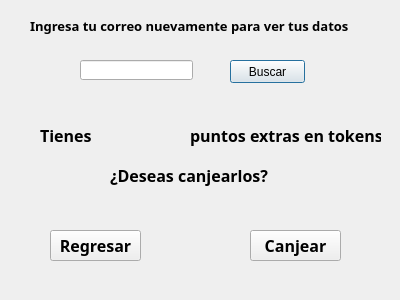
<?xml version="1.0" encoding="UTF-8"?>
<ui version="4.0">
 <class>Dialog</class>
 <widget class="QDialog" name="Dialog">
  <property name="geometry">
   <rect>
    <x>0</x>
    <y>0</y>
    <width>400</width>
    <height>300</height>
   </rect>
  </property>
  <property name="windowTitle">
   <string>Dialog</string>
  </property>
  <widget class="QPushButton" name="butBuscar">
   <property name="geometry">
    <rect>
     <x>230</x>
     <y>60</y>
     <width>75</width>
     <height>23</height>
    </rect>
   </property>
   <property name="text">
    <string>Buscar</string>
   </property>
  </widget>
  <widget class="QLineEdit" name="textBuscar">
   <property name="geometry">
    <rect>
     <x>80</x>
     <y>60</y>
     <width>113</width>
     <height>20</height>
    </rect>
   </property>
  </widget>
  <widget class="QLabel" name="label_10">
   <property name="geometry">
    <rect>
     <x>30</x>
     <y>10</y>
     <width>331</width>
     <height>31</height>
    </rect>
   </property>
   <property name="font">
    <font>
     <family>Century Gothic</family>
     <pointsize>10</pointsize>
     <weight>75</weight>
     <bold>true</bold>
    </font>
   </property>
   <property name="text">
    <string>Ingresa tu correo nuevamente para ver tus datos</string>
   </property>
  </widget>
  <widget class="QLabel" name="label">
   <property name="geometry">
    <rect>
     <x>40</x>
     <y>120</y>
     <width>51</width>
     <height>31</height>
    </rect>
   </property>
   <property name="font">
    <font>
     <family>Century Gothic</family>
     <pointsize>12</pointsize>
     <weight>75</weight>
     <bold>true</bold>
    </font>
   </property>
   <property name="text">
    <string>Tienes</string>
   </property>
  </widget>
  <widget class="QLabel" name="label_2">
   <property name="geometry">
    <rect>
     <x>110</x>
     <y>120</y>
     <width>51</width>
     <height>31</height>
    </rect>
   </property>
   <property name="font">
    <font>
     <family>Century Gothic</family>
     <pointsize>12</pointsize>
     <weight>75</weight>
     <bold>true</bold>
    </font>
   </property>
   <property name="text">
    <string/>
   </property>
  </widget>
  <widget class="QLabel" name="label_3">
   <property name="geometry">
    <rect>
     <x>190</x>
     <y>120</y>
     <width>191</width>
     <height>31</height>
    </rect>
   </property>
   <property name="font">
    <font>
     <family>Century Gothic</family>
     <pointsize>12</pointsize>
     <weight>75</weight>
     <bold>true</bold>
    </font>
   </property>
   <property name="text">
    <string>puntos extras en tokens</string>
   </property>
  </widget>
  <widget class="QLabel" name="label_6">
   <property name="geometry">
    <rect>
     <x>110</x>
     <y>160</y>
     <width>201</width>
     <height>31</height>
    </rect>
   </property>
   <property name="font">
    <font>
     <family>Century Gothic</family>
     <pointsize>12</pointsize>
     <weight>75</weight>
     <bold>true</bold>
    </font>
   </property>
   <property name="text">
    <string>¿Deseas canjearlos?</string>
   </property>
  </widget>
  <widget class="QPushButton" name="pushButton_3">
   <property name="geometry">
    <rect>
     <x>50</x>
     <y>230</y>
     <width>91</width>
     <height>31</height>
    </rect>
   </property>
   <property name="font">
    <font>
     <family>Century Gothic</family>
     <pointsize>12</pointsize>
     <weight>75</weight>
     <bold>true</bold>
    </font>
   </property>
   <property name="text">
    <string>Regresar</string>
   </property>
  </widget>
  <widget class="QPushButton" name="pushButton">
   <property name="geometry">
    <rect>
     <x>250</x>
     <y>230</y>
     <width>91</width>
     <height>31</height>
    </rect>
   </property>
   <property name="font">
    <font>
     <family>Century Gothic</family>
     <pointsize>12</pointsize>
     <weight>75</weight>
     <bold>true</bold>
    </font>
   </property>
   <property name="text">
    <string>Canjear</string>
   </property>
  </widget>
 </widget>
 <resources/>
 <connections/>
</ui>
